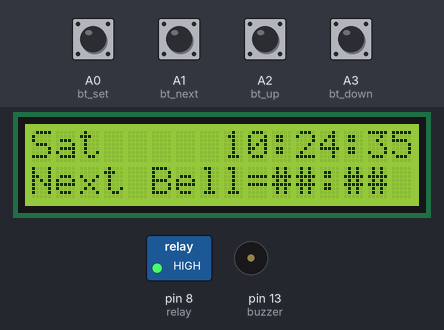
The sketch below on a simulated Arduino Uno, built with avr-gcc and run on an emulated ATmega328P. Shown: 16×2 character LCD, switched loads named in the sketch (green lamp = pin HIGH), buzzer (waves = sounding, pin HIGH). Wiring (inferred from the names in the program): DS3231 clock at I2C address 0x68. The test bench sets the inputs (shaded band); at power-on: A0 (bt_set), A1 (bt_next), A2 (bt_up), A3 (bt_down) HIGH. The local clock reads 2024-03-15 10:24:30 at power-on unless the sketch sets it; EEPROM starts erased.

Above: at 5.3 s.
5.4 s: A0 (bt_set) pulled LOW for 0.2 s
At 5.63 s:
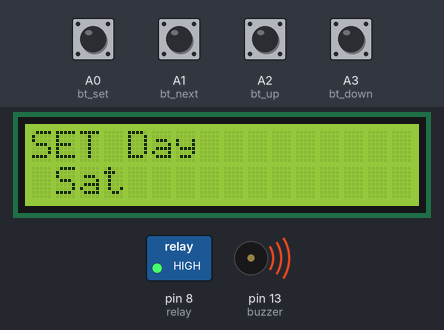
7.5 s: A2 (bt_up) pulled LOW for 0.2 s
At 7.67 s:
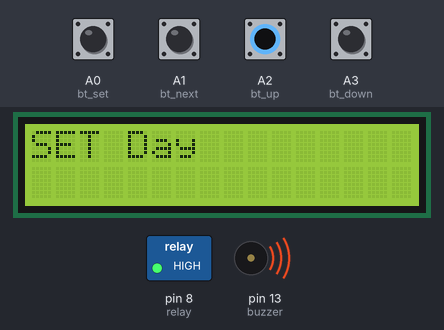
9.8 s: A3 (bt_down) pulled LOW for 1 s
At 10.44 s:
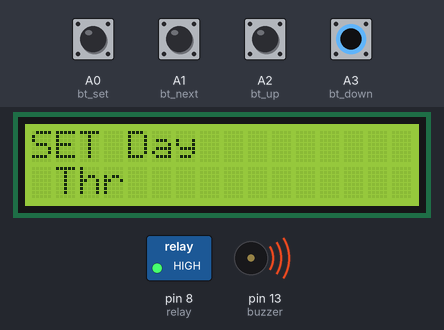
12.8 s: A3 (bt_down) pulled LOW for 0.2 s
At 13.01 s:
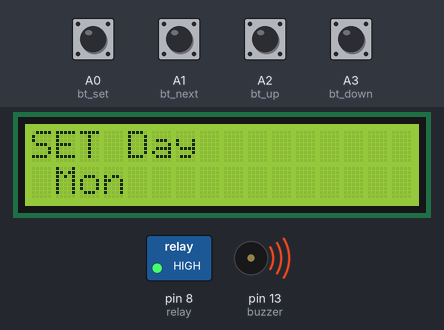
15.3 s: A0 (bt_set) pulled LOW for 1 s
At 15.45 s:
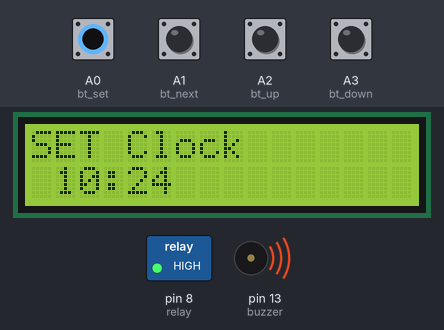
17.8 s: A0 (bt_set) pulled LOW for 0.2 s
At 17.91 s:
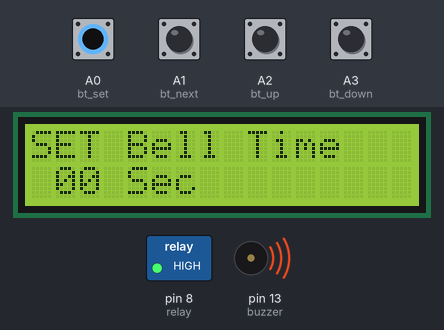
Timing chart, 0 to 20.7 s (numbered marks = the images above; inputs shaded):
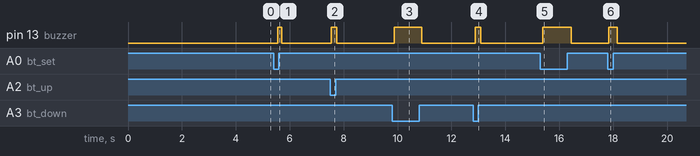

The sketch:

Automatic_bell.ino
```cpp
#include <LiquidCrystal.h> //Libraries
#include <EEPROM.h>
#include <Wire.h>  // i2C Conection Library

LiquidCrystal lcd(2, 3, 4, 5, 6, 7);

#define bt_set  A0
#define bt_next A1
#define bt_up   A2
#define bt_down A3

#define relay  8
#define buzzer 13

//RTC DS3231
#define DS3231_I2C_ADDRESS 0x68 //address of DS3231 module

int hh=0, mm=0, ss=0, set_day=0, set_time=0, run_time=0, set_week=0;
int StartHH=0, StartMM=0, Alarm=0, weekend=0;
int set=0, setMode=0, max=30;
int flag0=2, flag1=0, flag2=0, flag3=1;
int flash=0;

word MilliSecond = 0;
bool timerStart = false;

String show_day[8] = {"","Mon","Tue","Wed","Thr","Fri","Sat","Sun"};

void setup(){
Wire.begin(); //start I2C communication


pinMode(bt_set,  INPUT_PULLUP);
pinMode(bt_next, INPUT_PULLUP);
pinMode(bt_up,   INPUT_PULLUP);
pinMode(bt_down, INPUT_PULLUP);

pinMode(relay, OUTPUT);
pinMode(buzzer, OUTPUT);

digitalWrite(relay, 1);

lcd.begin(16, 2); // Configura lcd numero columnas y filas
lcd.setCursor(0,0);  //Show "TIME" on the LCD
lcd.print("   Sourabh   ");
lcd.setCursor(0,1);
lcd.print("Auto School Bell");

if(EEPROM.read(0)==0){
}else{
for(int x=1; x<max; x++){
WriteEeprom(1,x); delay(2);
WriteEeprom(2,x); delay(2);
WriteEeprom(3,x); delay(2);
WriteEeprom(4,x); delay(2);
WriteEeprom(5,x); delay(2);
WriteEeprom(6,x); delay(2);
WriteEeprom(7,x); delay(2);
 }
EEPROM.write(0,0);
EEPROM.write(10,0);
EEPROM.write(11,0);
}

set_time = EEPROM.read(10);
weekend  = EEPROM.read(11);

delay(2000);
lcd.clear();

noInterrupts();         // disable all interrupts
TCCR1A = 0;             // set entire TCCR1A register to 0  //set timer1 interrupt at 1kHz  // 1 ms
TCCR1B = 0;             // same for TCCR1B
TCNT1  = 0;             // set timer count for 1khz increments
OCR1A = 1999;           // = (16*10^6) / (1000*8) - 1
//had to use 16 bit timer1 for this bc 1999>255, but could switch to timers 0 or 2 with larger prescaler
// turn on CTC mode
TCCR1B |= (1 << WGM12); // Set CS11 bit for 8 prescaler
TCCR1B |= (1 << CS11);  // enable timer compare interrupt
TIMSK1 |= (1 << OCIE1A);
interrupts();           // enable
}

void loop() {
GetRtc();

if(ss==0){
if(flag0==0 || flag0==2){flag0=0;
Alarm = EEPROM.read(set_day);
for(int x=1; x<Alarm+1; x++){
ReadEeprom(set_day,x);
if(StartHH==hh && StartMM==mm){ run_time = set_time;
digitalWrite(relay, 0);
timerStart = true;
if(Alarm==x) flag3=1;
       else {flag3=0; ReadEeprom(set_day,x+1);}
   x=100;
   }
  }
 }
}else{flag0=0;}

if(digitalRead(bt_set)==0){ digitalWrite(buzzer, 1);
if(flag1==0){flag1=1;
setMode = setMode+1;
if(setMode==6){
if(set_week==0)Alarm=1;
         else{
Alarm = EEPROM.read(set_week);
ReadEeprom(set_week,Alarm);
}
}
if(setMode>6)setMode=0,set_week=0;
lcd.clear();
 }
}else{flag1=0;}


if(digitalRead(bt_next)==0){ digitalWrite(buzzer, 1);
if(flag2==0){flag2=1;
if(setMode==2){set=!set;}
if(setMode==6){set=set+1;
if(set>2){set=0;
if(set_week==0){
for(int x=1; x<weekend+1; x++){
WriteEeprom(x,Alarm);
 }
}else{
WriteEeprom(set_week,Alarm);
}
lcd.clear();
lcd.setCursor(0,0);
lcd.print("   Ok Stored");
delay(500);
lcd.clear();
if(Alarm<max)Alarm=Alarm+1;
   }
  }
 }
}else{flag2=0;}

if(digitalRead(bt_up)==0){digitalWrite(buzzer, 1);
if(setMode==1){set_day = set_day+1;
if(set_day>7)set_day=1;
SetRtc(ss, mm, hh,set_day);
}

if(setMode==2){
if(set==0)hh=hh+1;
     else mm=mm+1;
if(hh>23)hh=0;
if(mm>59)mm=0;
SetRtc(ss, mm, hh,set_day);
}

if(setMode==3){
set_time = set_time+1;
if(set_time>99)set_time=1;
EEPROM.write(10,set_time);
}

if(setMode==4){
weekend = weekend+1;
if(weekend>7)weekend=1;
EEPROM.write(11,weekend);
}

if(setMode==5){
set_week = set_week+1;
if(set_week>7)set_week=0;
}

if(setMode==6){
if(set==0)Alarm=Alarm+1;
if(set==1)StartHH=StartHH+1;
if(set==2)StartMM=StartMM+1;

if(Alarm>max)Alarm=1;
if(set==0 && set_week>0)ReadEeprom(set_week,Alarm);

if(StartHH>23)StartHH=0;
if(StartMM>59)StartMM=0;
}

delay(50);
}

if(digitalRead(bt_down)==0){ digitalWrite(buzzer, 1);
if(setMode==1){set_day = set_day-1;
if(set_day<1)set_day=7;
SetRtc(ss, mm, hh,set_day);
}

if(setMode==2){
if(set==0)hh=hh-1;
     else mm=mm-1;
if(hh<0)hh=23;
if(mm<0)mm=59;
SetRtc(ss, mm, hh,set_day);
}

if(setMode==3){
set_time = set_time-1;
if(set_time<1)set_time=99;
EEPROM.write(10,set_time);
}

if(setMode==4){
weekend = weekend-1;
if(weekend<1)weekend=7;
EEPROM.write(11,weekend);
}

if(setMode==5){
set_week = set_week-1;
if(set_week<0)set_week=7;
}

if(setMode==6){
if(set==0)Alarm=Alarm-1;
if(set==1)StartHH=StartHH-1;
if(set==2)StartMM=StartMM-1;

if(Alarm<1)Alarm=max;
if(set==0 && set_week>0)ReadEeprom(set_week,Alarm);

if(StartHH<0)StartHH=23;
if(StartMM<0)StartMM=59;
}

delay(50);
}


if(setMode>0)flash=!flash;
Display();
delay(150);
digitalWrite(buzzer, LOW);
}


void Display(){
if(setMode==0){
lcd.setCursor(0,0);
lcd.print(show_day[set_day]);
lcd.print("    ");
lcd.setCursor(8,0);
lcd.print((hh/10)%10);
lcd.print(hh % 10);
lcd.print(":");
lcd.print((mm/10)%10);
lcd.print(mm % 10);
lcd.print(":");
lcd.print((ss/10)%10);
lcd.print(ss % 10);

lcd.setCursor(0,1);
if(timerStart == true){
lcd.print("Bell On  ");
lcd.print((run_time/10)%10);
lcd.print(run_time % 10);
lcd.print(" Sec  ");
}else{
lcd.print("Next Bell=");
if(flag3==0){
lcd.print((StartHH/10)%10);
lcd.print(StartHH % 10);
lcd.print(":");
lcd.print((StartMM/10)%10);
lcd.print(StartMM % 10);
}else{lcd.print("##:##");}
 }
}

if(setMode==1){
lcd.setCursor(0,0);
lcd.print("SET Day");
lcd.setCursor(1,1);
if(flash)lcd.print(show_day[set_day]);
    else lcd.print("   ");
}

if(setMode==2){
lcd.setCursor(0,0);
lcd.print("SET Clock");
lcd.setCursor(1,1);
if(flash){
lcd.print((hh/10)%10);
lcd.print(hh % 10);
lcd.print(":");
lcd.print((mm/10)%10);
lcd.print(mm % 10);
}
else{
if(set==0)lcd.setCursor(1,1);
if(set==1)lcd.setCursor(4,1);
lcd.print("  ");
 }
}


if(setMode==3){
lcd.setCursor(0,0);
lcd.print("SET Bell Time");
lcd.setCursor(1,1);
if(flash){
lcd.print((set_time/10)%10);
lcd.print(set_time % 10);
}else lcd.print("  ");

lcd.print(" Sec");
}

if(setMode==4){
lcd.setCursor(0,0);
lcd.print("SET Weekend");
lcd.setCursor(1,1);
if(flash){
lcd.print(show_day[weekend]);
}else lcd.print("   ");
}


if(setMode==5){
lcd.setCursor(0,0);
lcd.print("SET Bell for");
lcd.setCursor(1,1);
if(flash){
if(set_week==0)lcd.print("Week Days");
          else lcd.print(show_day[set_week]);
}else     lcd.print("         ");
}

if(setMode==6){
lcd.setCursor(0,0);
lcd.print("SET Bell");
if(flash){
lcd.setCursor(1,1);
lcd.print((Alarm/10)%10);
lcd.print(Alarm % 10);
lcd.print("/");
lcd.print((max/10)%10);
lcd.print(max % 10);

lcd.setCursor(8,1);
lcd.print("T=");
lcd.print((StartHH/10)%10);
lcd.print(StartHH % 10);
lcd.print(":");
lcd.print((StartMM/10)%10);
lcd.print(StartMM % 10);
}else{
     if(set==0)lcd.setCursor(1,1);
else if(set==1)lcd.setCursor(10,1);
else if(set==2)lcd.setCursor(13,1);
lcd.print("  ");
  }
 }
}

//Set RTC
void SetRtc(byte second, byte minute, byte hour, byte dayOfWeek) {
  Wire.beginTransmission(DS3231_I2C_ADDRESS);
  Wire.write(0); //set 0 to first register
  Wire.write(decToBcd(second)); //set second
  Wire.write(decToBcd(minute)); //set minutes
  Wire.write(decToBcd(hour)); //set hours
  Wire.write(decToBcd(dayOfWeek)); //set day of week (1=su, 2=mo, 3=tu)
  Wire.endTransmission();
}

//read RTC
void GetRtc() {
  Wire.beginTransmission(DS3231_I2C_ADDRESS);
  Wire.write(0); //write "0"
  Wire.endTransmission();
  Wire.requestFrom(DS3231_I2C_ADDRESS, 7);  //request - 7 bytes from RTC
  ss = bcdToDec(Wire.read() & 0x7f);
  mm = bcdToDec(Wire.read());
  hh = bcdToDec(Wire.read() & 0x3f);
  set_day = bcdToDec(Wire.read());
}

//conversion Dec to BCD
byte decToBcd(byte val) {
  return((val / 10 * 16) + (val % 10));
}

//conversion BCD to Dec
byte bcdToDec(byte val) {
  return((val / 16 * 10) + (val % 16));
}


void ReadEeprom(int _day, int _alarm) {
int eeprom = (_day*100)+_alarm*3;
StartHH=EEPROM.read(eeprom);
StartMM=EEPROM.read(eeprom+1);
}

void WriteEeprom(int _day, int _alarm) {
int eeprom = (_day*100)+_alarm*3;
EEPROM.write(eeprom,StartHH);
EEPROM.write(eeprom+1,StartMM);
EEPROM.write(_day,Alarm);
}

ISR(TIMER1_COMPA_vect){
if(timerStart == true){MilliSecond++;
    if(MilliSecond >= 1000){MilliSecond = 0;
    run_time = run_time-1;
    if(run_time<=0){timerStart = false; digitalWrite(relay, 1);}
    }
  }
}
```

Measured:
- after the input at 5.4 s, pin 13 (buzzer): LOW → HIGH after 0.15 s, → LOW 0.15 s later; the display: changes after 0.16 s (image 1)
- after the input at 7.5 s, pin 13 (buzzer): LOW → HIGH at once, → LOW 0.20 s later
- after the input at 9.8 s, pin 13 (buzzer): LOW → HIGH after 0.08 s, → LOW 1.0 s later; the display: first changes after 0.13 s (image 3 shows a later state)
- after the input at 12.8 s, pin 13 (buzzer): LOW → HIGH after 0.08 s, → LOW 0.20 s later; the display: changes after 0.14 s (image 4)
- after the input at 15.3 s, pin 13 (buzzer): LOW → HIGH after 0.08 s, → LOW 1.1 s later; the display: changes after 0.08 s (image 5)
- after the input at 17.8 s, pin 13 (buzzer): LOW → HIGH at once, → LOW 0.31 s later; the display: changes at once (image 6)
